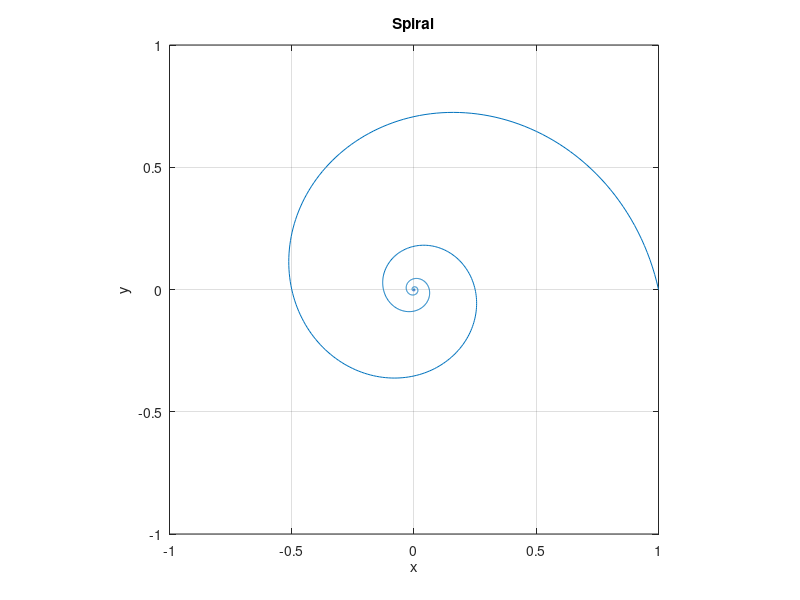

Reproduce this figure in MATLAB.
t = 0:0.01:10*pi;
x = 1./pow2(t).*cos(pi*t);
y = 1./pow2(t).*sin(pi*t);
plot(x,y)
grid
v = [-1, 1,-1, 1];axis(v);axis('square')
title('Spiral')
xlabel('x')
ylabel('y')
